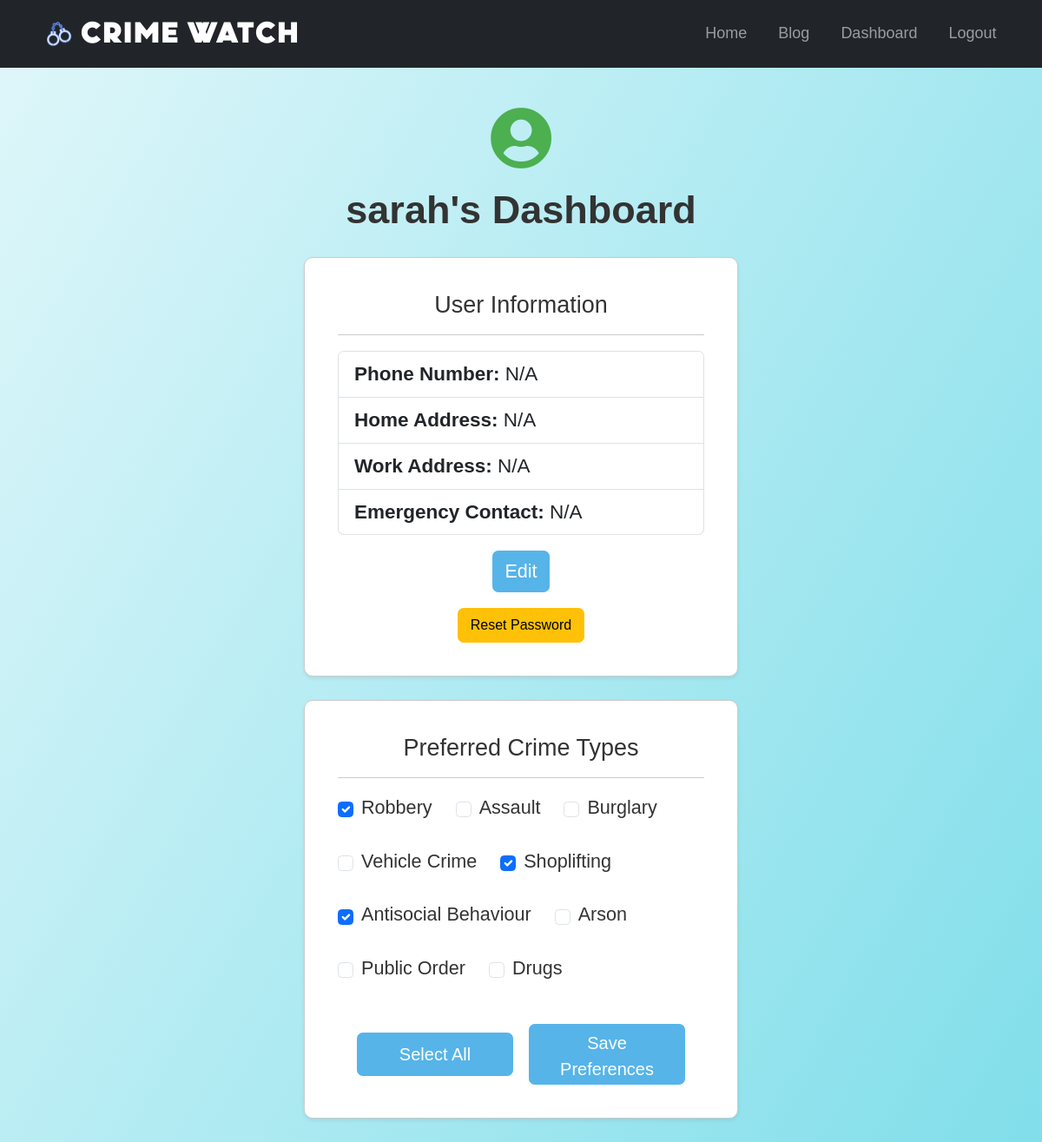
The page /dashboard (signed in) on the database its author committed.
### app/models.py (models this page shows, shortened)
class User(UserMixin, db.Model):
    id = db.Column(db.Integer, primary_key=True)
    username = db.Column(db.String(150), nullable=False, unique=True)
    email = db.Column(db.String(150), nullable=False, unique=True)
    password = db.Column(db.String(150), nullable=False)
    phone_number = db.Column(db.String(20))
    home_address = db.Column(db.String(255))
    work_address = db.Column(db.String(255))
    emergency_contact = db.Column(db.String(150))
    bookmarked_locations = db.Column(db.String(500))  # Can store multiple locations as a string
    notification_radius = db.Column(db.Float, default=1.0)  # Radius in km
    crime_preferences = db.Column(db.String(500), nullable=True, default="")  # Default value is an empty string

### app/views.py (the view)
@views.route('/dashboard')
@login_required
def dashboard():
    crime_preferences = current_user.crime_preferences or ""  # Default to an empty string
    recommendations = get_safety_recommendations(current_user)
    return render_template(
        'dashboard.html',
        user=current_user,
        recommendations=recommendations,
    )

### app/views.py (called while the page is built, shortened)
def get_safety_recommendations(user):
    if not user.bookmarked_locations:
        return ["No bookmarked locations found. Please add a location to receive safety recommendations."]

### app/templates/dashboard.html (shortened to what this page needs)
{% extends "base.html" %}
{% block content %}
<div class="container py-3">
    <div class="text-center mb-4">
        <i class="fas fa-user-circle" style="font-size: 4rem; color: #4caf50;"></i>
        <h2 class="welcome-title">{{ user.username }}'s Dashboard</h2>
    </div>
    <div class="card shadow-sm mb-4">
        <div class="card-body">
            <h4 class="card-title text-center" style="font-size: 1.5rem;">User Information</h4>
            <hr>
            <ul class="list-group text-start" style="font-size: 1.25rem;">
                <li class="list-group-item"><strong>Phone Number:</strong> {{ user.phone_number or 'N/A' }}</li>
                <li class="list-group-item"><strong>Home Address:</strong> {{ user.home_address or 'N/A' }}</li>
                <li class="list-group-item"><strong>Work Address:</strong> {{ user.work_address or 'N/A' }}</li>
                <li class="list-group-item"><strong>Emergency Contact:</strong> {{ user.emergency_contact or 'N/A' }}</li>
            </ul>
            <div class="text-center mt-3">
                <button type="button" class="btn btn-primary" style="font-size: 1.2rem;" data-bs-toggle="modal" data-bs-target="#editModal">
                    Edit
                </button>
            </div>
            <div class="text-center mt-3">
                <button type="button" class="btn btn-warning" data-bs-toggle="modal" data-bs-target="#resetPasswordModal">
                    Reset Password
                </button>
            </div>
        </div>
    </div>
    <div class="card shadow-sm">
        <div class="card-body">
            <h4 class="card-title text-center" style="font-size: 1.5rem;">Preferred Crime Types</h4>
            <hr>
            <form method="POST" action="{{ url_for('views.update_preferences') }}">
                {% set crime_types = [
                    "Robbery", "Assault", "Burglary", "Vehicle Crime", "Shoplifting",
                    "Antisocial Behaviour", "Arson", "Public Order", "Drugs"
                ] %}
                <div class="d-flex flex-wrap" style="font-size: 1.0rem; gap: 1.5rem;">
                    {% for crime in crime_types %}
                    <div class="form-check d-flex align-items-center">
                        <input class="form-check-input me-2" type="checkbox" name="crime_preferences" value="{{ crime }}" id="crime-{{ crime|lower|replace(' ', '-') }}"
                               {% if user.crime_preferences and crime in user.crime_preferences %}checked{% endif %}>
                        <label class="form-check-label" for="crime-{{ crime|lower|replace(' ', '-') }}" style="font-size: 1.2rem;">{{ crime }}</label>
                    </div>
                    {% endfor %}
                </div>
                <div class="text-center mt-4 d-flex justify-content-center align-items-center gap-3">
                    <button type="button" class="btn btn-primary" id="select-all-btn" style="width: 180px; height: 50px; font-size: 20px;">Select All</button>
                    <button type="submit" class="btn btn-success" id="save-preferences-btn" style="width: 180px; height: 70px; font-size: 20px;">Save Preferences</button>
                </div>
            </form>
        </div>
    </div>
</div>
{% endblock %}

### app/static/styles.css (style rules this page uses)
html, body { height: 100%; margin: 0; padding: 0; font-family: 'Arial', sans-serif; font-size: 18px; background: linear-gradient(120deg, #e0f7fa, #80deea); background-size: cover; background-repeat: no-repeat; overflow-x: hidden; }
.welcome-title { font-family: 'font2', sans-serif; font-size: 2.5rem; font-weight: bold; color: #333333; text-align: center; margin-top: 20px; }
form { display: flex; flex-direction: column; gap: 1rem; color: rgb(0, 0, 0); }
.form-check-label { font-size: 1.25rem; font-weight: normal; color: #333; }
.card { background-color: #f5f5f5; color: #333; border: 1px solid #ccc; border-radius: 10px; padding: 20px; margin: auto; max-width: 500px; z-index: 1020; }
button, .btn { font-size: 16px; transition: background-color 0.3s ease; }
.btn-primary { background-color: #56b4e9; color: #fff; border: 1px solid #56b4e9; }
.btn-success { background-color: #56b4e9; color: #fff; border: 1px solid #56b4e9; }
.card { background-color: #fff; z-index: 3; position: relative; box-shadow: 0 5px 15px rgba(0, 0, 0, 0.2); border-radius: 10px; }

### rows shown on the page
User: username "sarah", phone_number "N/A", home_address "N/A", work_address "N/A", emergency_contact "N/A", crime_preferences "☑" "☑" "☑"

### other values the page prints
{{ crime }} "Robbery" "Assault" "Burglary" "Vehicle Crime" "Shoplifting" "Antisocial Behaviour" "Arson" "Public Order" "Drugs"
